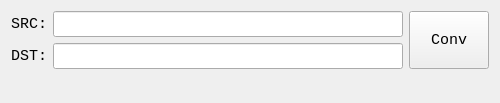
<?xml version="1.0" encoding="UTF-8"?>
<ui version="4.0">
 <class>MainWidget</class>
 <widget class="QWidget" name="MainWidget">
  <property name="geometry">
   <rect>
    <x>0</x>
    <y>0</y>
    <width>500</width>
    <height>96</height>
   </rect>
  </property>
  <layout class="QGridLayout" name="gridLayout" columnstretch="0,0,0">
   <item row="0" column="0">
    <widget class="QLabel" name="srcLbl">
     <property name="font">
      <font>
       <family>Consolas</family>
       <pointsize>11</pointsize>
      </font>
     </property>
     <property name="text">
      <string>SRC:</string>
     </property>
     <property name="alignment">
      <set>Qt::AlignCenter</set>
     </property>
    </widget>
   </item>
   <item row="1" column="0">
    <widget class="QLabel" name="dstLbl">
     <property name="font">
      <font>
       <family>Consolas</family>
       <pointsize>11</pointsize>
      </font>
     </property>
     <property name="text">
      <string>DST:</string>
     </property>
     <property name="alignment">
      <set>Qt::AlignCenter</set>
     </property>
    </widget>
   </item>
   <item row="1" column="1">
    <widget class="MyLineEditDir" name="dstDir">
     <property name="font">
      <font>
       <family>Consolas</family>
       <pointsize>11</pointsize>
      </font>
     </property>
    </widget>
   </item>
   <item row="0" column="1">
    <widget class="MyLineEditDir" name="srcDir">
     <property name="font">
      <font>
       <family>Consolas</family>
       <pointsize>11</pointsize>
      </font>
     </property>
    </widget>
   </item>
   <item row="0" column="2" rowspan="2">
    <widget class="QPushButton" name="encodeConv">
     <property name="sizePolicy">
      <sizepolicy hsizetype="Minimum" vsizetype="Minimum">
       <horstretch>0</horstretch>
       <verstretch>0</verstretch>
      </sizepolicy>
     </property>
     <property name="font">
      <font>
       <family>Consolas</family>
       <pointsize>11</pointsize>
      </font>
     </property>
     <property name="text">
      <string>Conv</string>
     </property>
    </widget>
   </item>
   <item row="2" column="0" colspan="3">
    <widget class="QLabel" name="stateLbl">
     <property name="font">
      <font>
       <family>Consolas</family>
       <pointsize>11</pointsize>
      </font>
     </property>
     <property name="alignment">
      <set>Qt::AlignCenter</set>
     </property>
    </widget>
   </item>
  </layout>
 </widget>
 <customwidgets>
  <customwidget>
   <class>MyLineEditDir</class>
   <extends>QLineEdit</extends>
   <header>mylineeditdir.h</header>
  </customwidget>
 </customwidgets>
 <tabstops>
  <tabstop>srcDir</tabstop>
  <tabstop>dstDir</tabstop>
  <tabstop>encodeConv</tabstop>
 </tabstops>
 <resources/>
 <connections/>
</ui>
